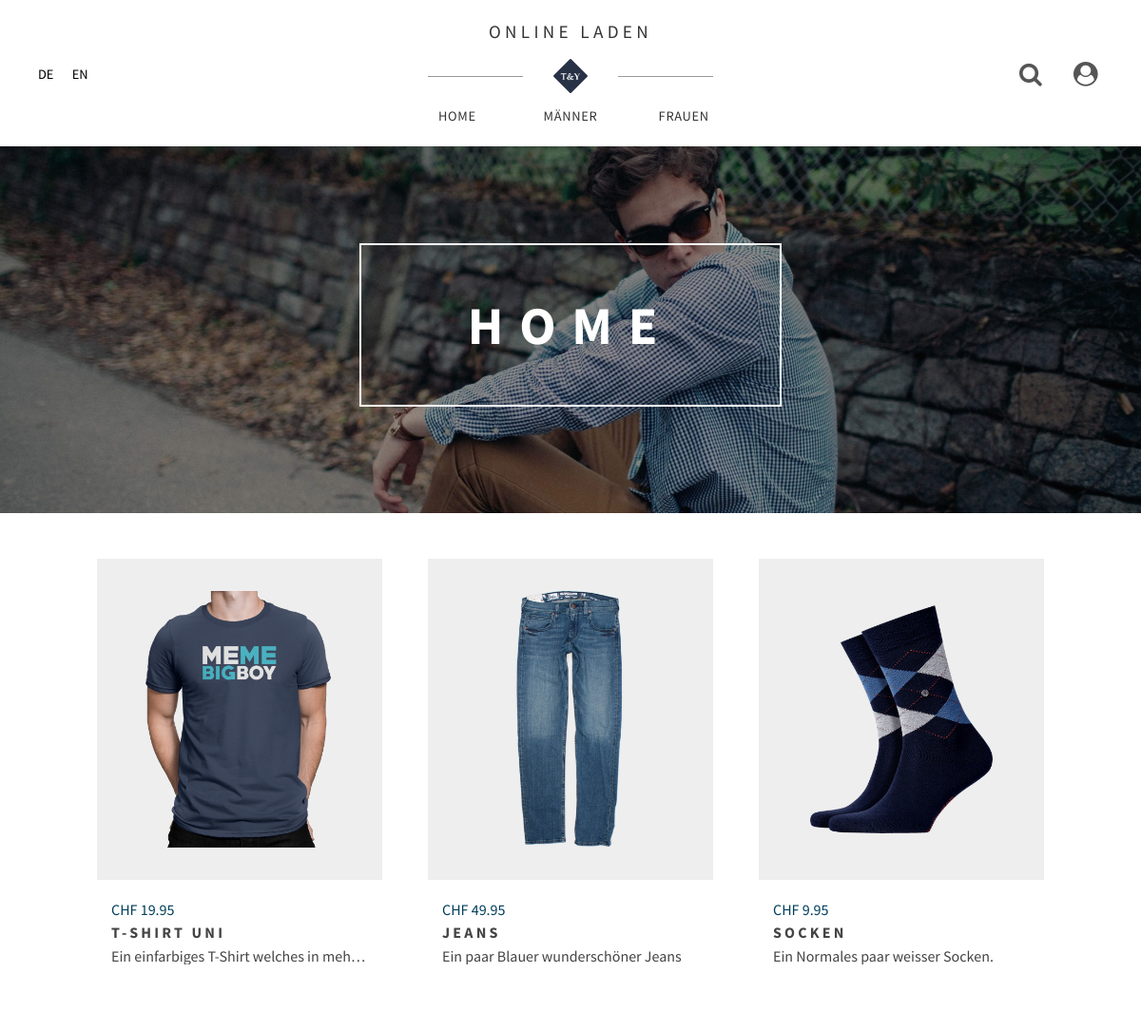
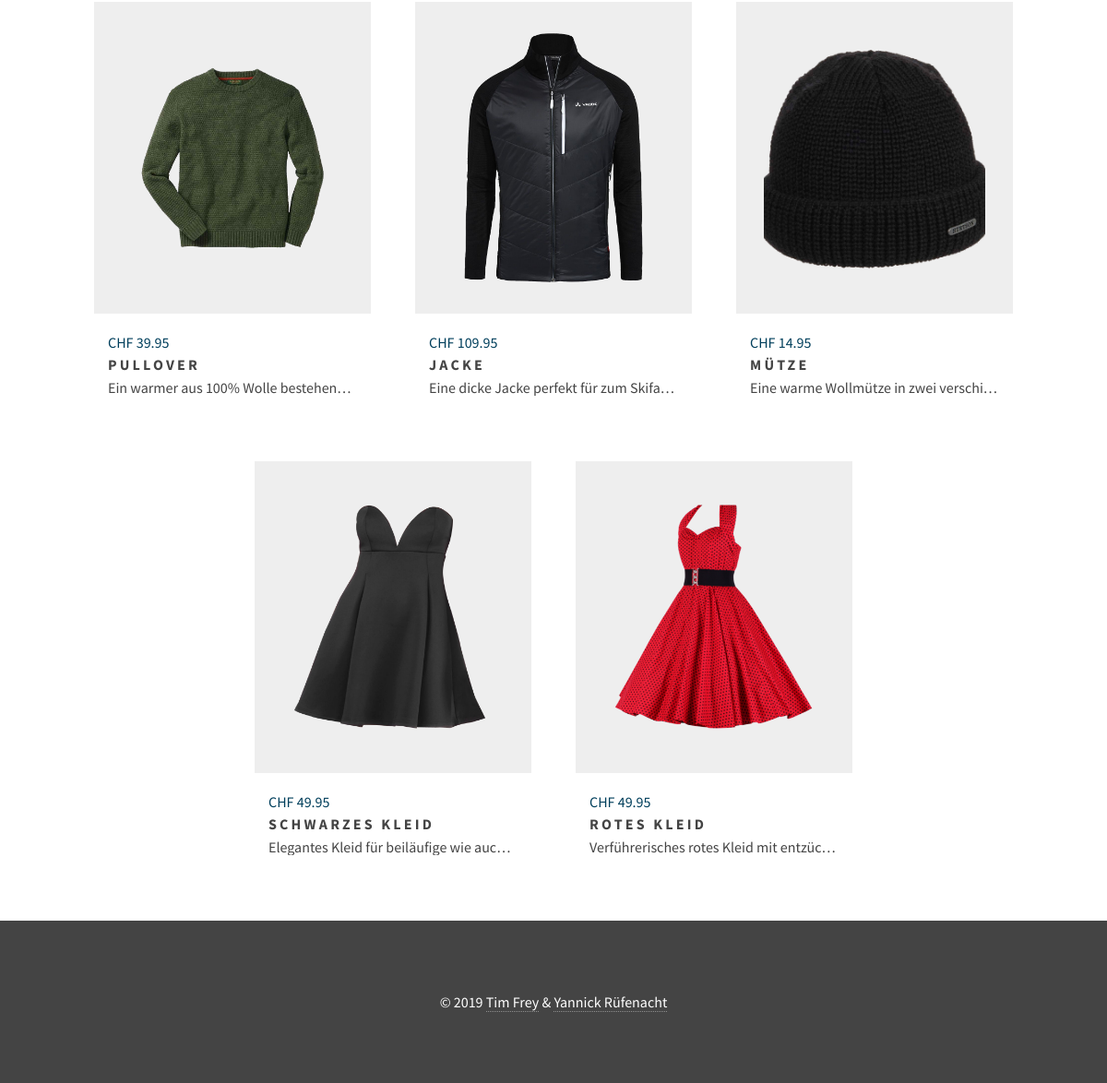
The page /de/ on the database its author committed (2 pictures, top to bottom).
### tables this page shows
CREATE TABLE `products` (
  `ID` int(11) NOT NULL,
  `Name_DE` varchar(255) DEFAULT NULL,
  `Name_EN` varchar(255) DEFAULT NULL,
  `Description_DE` text DEFAULT NULL,
  `Description_EN` text DEFAULT NULL,
  `Sex` varchar(10) NOT NULL,
  `Image` varchar(4096) DEFAULT NULL,
  `Price` double NOT NULL
);

### src/lib/View.php (called while the page is built, shortened)
<?php
class View
{
    private $viewfile;
    public function __construct($viewfile)
    {
        $this->viewfile = "src/view/$viewfile.php";
    }
    public function display()
    {
        require 'src/view/header.php';
        require $this->viewfile;
        require 'src/view/footer.php';
    }
}

### src/controller/DefaultController.php (called while the page is built, shortened)
<?php
class DefaultController
{
    public function index()
    {
        $defaultModel = new DefaultModel();
        $view = new View('default_index');
        $view->title = _HOME;
        $view->heading = _HOME;
        $view->banner = 'banner_home.jpg';
        $view->products = $defaultModel->readAll();
        $view->display();
    }
}

### src/lib/Dispatcher.php (called while the page is built, shortened)
<?php
class Dispatcher
{
    public function dispatch()
    {
        $method = 'index';
        $controller = new $controllerName();
        $controller->$method();
    }
}

### index.php (called while the page is built, shortened)
<?php
require_once 'src/lib/Dispatcher.php';
require_once 'src/lib/View.php';
require_once 'src/lib/Model.php';
$dispatcher = new Dispatcher();
$dispatcher->dispatch();
?>

### src/lib/ConnectionHandler.php (called while the page is built, shortened)
<?php
class ConnectionHandler
{
    private static $connection = null;
    public static function getConnection()
    {
        if (self::$connection === null)
        {
            $config = require 'config.php';
            $host = $config['database']['host'];
            $username = $config['database']['username'];
            $password = $config['database']['password'];
            $database = $config['database']['database'];
            self::$connection = new MySQLi($host, $username, $password, $database);
            self::$connection->set_charset('utf8');
        }
        return self::$connection;
    }
}

### src/lib/Model.php (called while the page is built, shortened)
<?php
require_once 'ConnectionHandler.php';
class Model
{
    protected $tableName = null;
    public function readAll()
    {
        $query = "SELECT * FROM $this->tableName";
        $statement = ConnectionHandler::getConnection()->prepare($query);
        $statement->execute();
        $result = $statement->get_result();
        $rows = array();
        while ($row = $result->fetch_object())
        {
            $rows[] = $row;
        }
        return $rows;
    }
}

### src/view/default_index.php (the view)
<?php if (isset($banner)): ?>
<div class="banner" style="background-image: url('<?=_ROOT?>src/view/images/<?=$banner?>');">
    <div class="banner__overlay">
        <div class="banner__overlay__title"><?=$heading?></div>
    </div>
</div>
<?php endif; ?>
<section class="products">
    <?php if (empty($products)): ?>
        <div class="basket__empty">
            <div class="basket__empty__icon">
                <i class="fa fa-ban fa-2x" aria-hidden="true"></i>
            </div>
            <p><?=_PRODUCTS_EMPTY?></p>
        </div>
    <?php else: ?>
        <?php foreach ($products as $product) : ?>
            <a href="<?=_ROOT.$_SESSION['lang']['name']?>/product?product_id=<?= $product->ID; ?>">
                <div class="products__item">
                    <div class="products__item__img">
                        <div style="background-image: url('<?=_ROOT?>src/view/images/<?= $product->Image; ?>');"></div>
                    </div>
                    <div class="products__item__desc">
                        <span>CHF <?=$product->Price?></span>
                        <h2><?= $product->{'Name_'.strtoupper($_SESSION['lang']['name'])}; ?></h2>
                        <h4><?= $product->{'Description_'.strtoupper($_SESSION['lang']['name'])}; ?></h4>
                    </div>
                </div>
            </a>
        <?php endforeach; ?>
    <?php endif; ?>
</section>

### src/view/css/style.css (style rules this page uses)
html, body, div, span, applet, object, iframe, h1, h2, h3, h4, h5, h6, p, blockquote, pre, a, abbr, acronym, address, big, cite, code, del, dfn, em, img, ins, kbd, q, s, samp, small, strike, strong, sub, sup, tt, var, b, u, i, center, dl, dt, dd, ol, ul, li, fieldset, form, label, legend, table, caption, tbody, tfoot, thead, tr, th, td, article, aside, canvas, details, embed, figure, figcaption, footer, header, hgroup, menu, nav, output, ruby, section, summary, time, mark, audio, video { margin: 0; padding: 0; border: 0; font: inherit; vertical-align: baseline; }
article, aside, details, figcaption, figure, footer, header, hgroup, menu, nav, section { display: block; }
body { line-height: 1; }
html, body { width: 100%; height: 100%; box-sizing: border-box; font-family: Source Sans Pro, sans-serif; font-size: 62.5%; }
body { font-size: 1.6rem; background: #f5f5f5; }
a { text-decoration: none; }
h2 { width: 100%; font-weight: bold; font-size: 1.35em; margin: 0.5em 0; text-transform: uppercase; letter-spacing: 0.2em; }
h4 { width: 100%; line-height: 1.15em; }
::placeholder { font-family: Source Sans Pro, sans-serif; font-size: 1em; }
.banner { width: 100%; background-size: cover; background-position: center; background-repeat: no-repeat; }
.banner__overlay { display: flex; justify-content: center; align-items: center; width: 100%; height: 100%; background: rgba(8, 8, 8, .4); }
.banner__overlay__title { color: white; font-size: 3.5em; font-weight: 700; padding: 1em 2em; margin: 2em 0; text-transform: uppercase; letter-spacing: 0.3em; border: 2px solid white; }
.products { display: flex; justify-content: center; align-items: center; flex-wrap: wrap; padding: 1.5em 0; background: white; }
.products__item { display: flex; justify-content: center; align-items: center; flex-direction: column; flex-basis: 26%; cursor: pointer; width: 300px; height: 450px; margin: 1.5em; color: #444; background: white; overflow: hidden; }
.products__item__img { width: 100%; height: 75%; overflow: hidden; background: #eee; display: flex; justify-content: center; align-items: center; }
.products__item__img > div { width: 80%; height: 80%; background-size: cover; background-position: center; background-repeat: no-repeat; transition: transform 0.3s; }
.products__item__desc { display: flex; justify-content: center; align-items: center; flex-direction: column; width: 90%; height: 25%; overflow: hidden; }
.products__item__desc span { width: 100%; color: #003f5c; }
.products__item__desc > * { margin: 0.25em 0; }
.products__item__desc h2 { font-size: 1em;; }
.products__item__desc h4 { overflow: hidden; white-space: nowrap; text-overflow: ellipsis; }

### rows shown on the page
products: Image (picture), Price "19.95", name "T-SHIRT UNI", name "Ein einfarbiges T-Shirt welches in meh…"
products: Image (picture), Price "49.95", name "JEANS", name "Ein paar Blauer wunderschöner Jeans"
products: Image (picture), Price "9.95", name "SOCKEN", name "Ein Normales paar weisser Socken."
products: Image (picture), Price "39.95", name "PULLOVER", name "Ein warmer aus 100% Wolle bestehen…"
products: Image (picture), Price "109.95", name "JACKE", name "Eine dicke Jacke perfekt für zum Skifa…"
products: Image (picture), Price "14.95", name "MÜTZE", name "Eine warme Wollmütze in zwei verschi…"
products: Image (picture), Price "49.95", name "SCHWARZES KLEID", name "Elegantes Kleid für beiläufige wie auc…"
products: Image (picture), Price "49.95", name "ROTES KLEID", name "Verführerisches rotes Kleid mit entzüc…"

### other values the page prints
_TITLE "ONLINE LADEN"
_HOME "HOME"
_MEN "MÄNNER"
_WOMEN "FRAUEN"
$heading "HOME"
